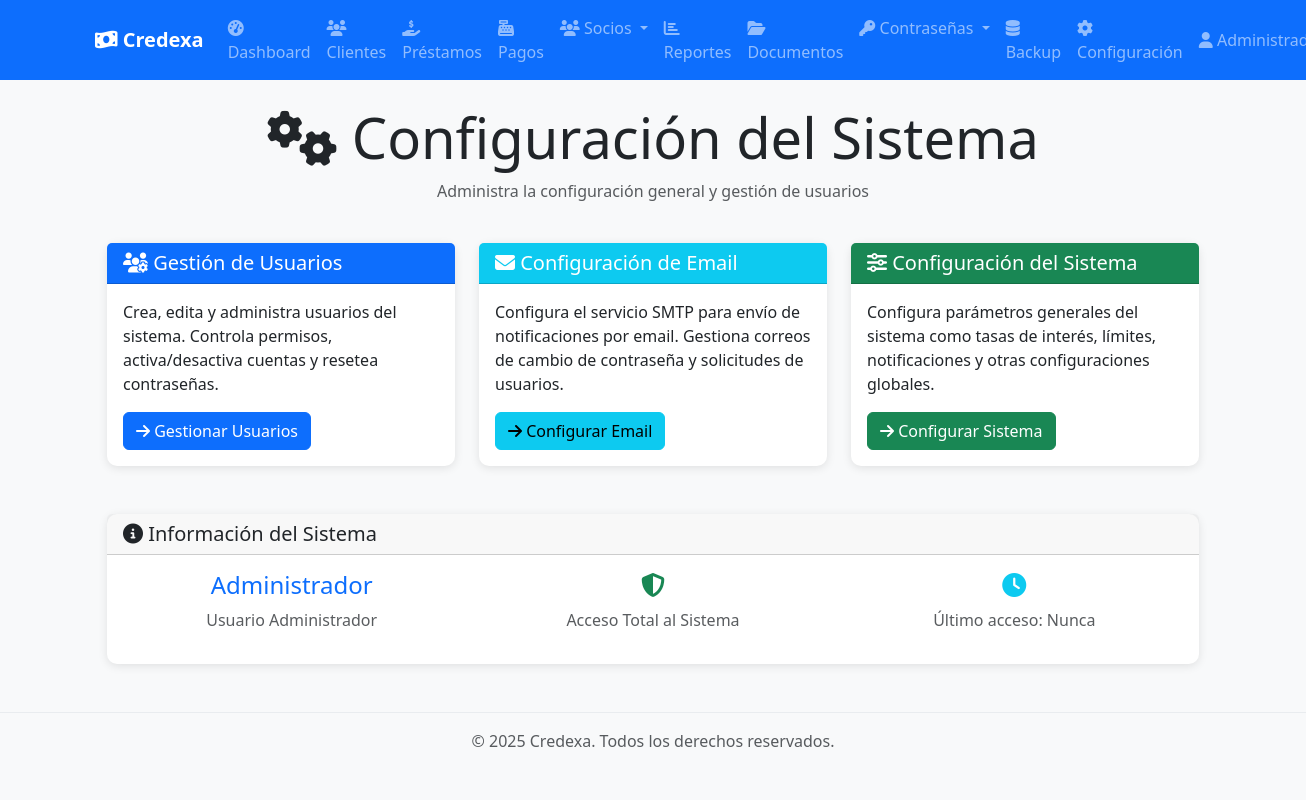
Before: /configuracion (signed in) with the older database file.
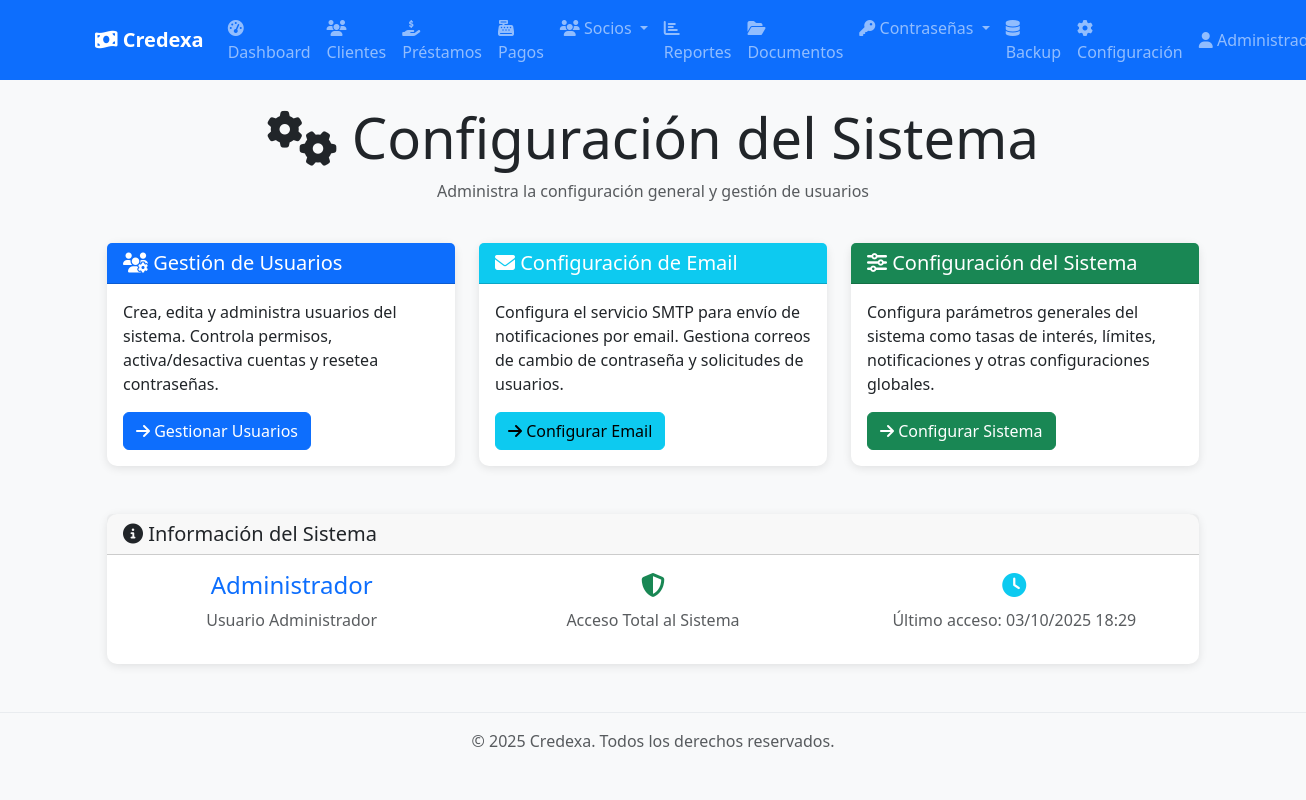
After: the same page with the newer database file.
### app/models/user.py (models this page shows, shortened)
class Usuario(Base):
    __tablename__ = "usuarios"
    id = Column(Integer, primary_key=True, index=True)
    nombre_completo = Column(String, nullable=False)
    username = Column(String, unique=True, index=True, nullable=False)
    email = Column(String, unique=True, index=True, nullable=False)
    hashed_password = Column(String, nullable=False)
    rol_id = Column(Integer, ForeignKey("roles.id"), nullable=False)
    activo = Column(Boolean, default=True, nullable=False)
    ultimo_login = Column(DateTime(timezone=True), nullable=True)
    creado_en = Column(DateTime(timezone=True), server_default=func.now())
    actualizado_en = Column(DateTime(timezone=True), onupdate=func.now())
    rol = relationship("Rol", back_populates="usuarios")
    pagos_socio = relationship("PagoSocio", back_populates="usuario", cascade="all, delete-orphan")
    documentos_subidos = relationship("Documento", back_populates="usuario_subio")
    carpetas_creadas = relationship("Carpeta", back_populates="usuario_creador")
    solicitudes_password = relationship("SolicitudPassword", back_populates="usuario", cascade="all, delete-orphan", foreign_keys="SolicitudPassword.usuario_id")
    solicitudes_respondidas = relationship("SolicitudPassword", back_populates="administrador", foreign_keys="SolicitudPassword.respondido_por")

### main.py (the view)
@app.get("/configuracion", response_class=HTMLResponse)
async def configuracion_index(
    request: Request,
    current_user: Usuario = Depends(get_current_admin_user)
):
    return templates.TemplateResponse("configuracion/index.html", {
        "request": request,
        "title": "Configuración del Sistema",
        "user": current_user
    })

### app/templates/configuracion/index.html (shortened to what this page needs)
{% extends "base.html" %}
{% block content %}
<div class="container mt-4">
    <div class="row mb-4">
        <div class="col-12">
            <h1 class="display-4 text-center">
                <i class="fas fa-cogs"></i> Configuración del Sistema
            </h1>
            <p class="text-center text-muted">Administra la configuración general y gestión de usuarios</p>
        </div>
    </div>
    <div class="row">
        <div class="col-md-4 mb-4">
            <div class="card h-100 border-primary">
                <div class="card-header bg-primary text-white">
                    <h5 class="mb-0">
                        <i class="fas fa-users-cog"></i>
                        Gestión de Usuarios
                    </h5>
                </div>
                <div class="card-body d-flex flex-column">
                    <p class="card-text">
                        Crea, edita y administra usuarios del sistema. Controla permisos,
                        activa/desactiva cuentas y resetea contraseñas.
                    </p>
                    <div class="mt-auto">
                        <a href="/configuracion/usuarios" class="btn btn-primary">
                            <i class="fas fa-arrow-right"></i>
                            Gestionar Usuarios
                        </a>
                    </div>
                </div>
            </div>
        </div>
        <div class="col-md-4 mb-4">
            <div class="card h-100 border-info">
                <div class="card-header bg-info text-white">
                    <h5 class="mb-0">
                        <i class="fas fa-envelope"></i>
                        Configuración de Email
                    </h5>
                </div>
                <div class="card-body d-flex flex-column">
                    <p class="card-text">
                        Configura el servicio SMTP para envío de notificaciones por email.
                        Gestiona correos de cambio de contraseña y solicitudes de usuarios.
                    </p>
                    <div class="mt-auto">
                        <a href="/configuracion/email" class="btn btn-info">
                            <i class="fas fa-arrow-right"></i>
                            Configurar Email
                        </a>
                    </div>
                </div>
            </div>
        </div>
        <div class="col-md-4 mb-4">
            <div class="card h-100 border-success">
                <div class="card-header bg-success text-white">
                    <h5 class="mb-0">
                        <i class="fas fa-sliders-h"></i>
                        Configuración del Sistema
                    </h5>
                </div>
                <div class="card-body d-flex flex-column">
                    <p class="card-text">
                        Configura parámetros generales del sistema como tasas de interés,
                        límites, notificaciones y otras configuraciones globales.
                    </p>
                    <div class="mt-auto">
                        <a href="/configuracion/sistema" class="btn btn-success">
                            <i class="fas fa-arrow-right"></i>
                            Configurar Sistema
                        </a>
                    </div>
                </div>
            </div>
        </div>
    </div>
    <div class="row mt-4">
        <div class="col-12">
            <div class="card">
                <div class="card-header">
                    <h5 class="mb-0">
                        <i class="fas fa-info-circle"></i>
                        Información del Sistema
                    </h5>
                </div>
                <div class="card-body">
                    <div class="row">
                        <div class="col-md-4">
                            <div class="text-center">
                                <h4 class="text-primary">{{ user.nombre_completo }}</h4>
                                <p class="text-muted">Usuario Administrador</p>
                            </div>
                        </div>
                        <div class="col-md-4">
                            <div class="text-center">
                                <h4 class="text-success">
                                    <i class="fas fa-shield-alt"></i>
                                </h4>
                                <p class="text-muted">Acceso Total al Sistema</p>
                            </div>
                        </div>
                        <div class="col-md-4">
                            <div class="text-center">
                                <h4 class="text-info">
                                    <i class="fas fa-clock"></i>
                                </h4>
                                <p class="text-muted">Último acceso: {{ user.ultimo_login | fecha_colombia if user.ultimo_login else 'Nunca' }}</p>
                            </div>
                        </div>
                    </div>
                </div>
            </div>
        </div>
    </div>
</div>
{% endblock %}

### app/templates/base.html (shortened to what this page needs)
<!DOCTYPE html>
<html lang="es">
<head>
    <link href="https://cdn.jsdelivr.net/npm/bootstrap@5.3.0/dist/css/bootstrap.min.css" rel="stylesheet">
    <link rel="stylesheet" href="https://cdnjs.cloudflare.com/ajax/libs/font-awesome/6.4.0/css/all.min.css">
    <link href="/static/css/style.css" rel="stylesheet">
</head>
<body>
    <nav class="navbar navbar-expand-lg navbar-dark bg-primary">
        <div class="container">
            <a class="navbar-brand" href="/">
                <i class="fas fa-money-bill-wave"></i>
                Credexa
            </a>
            {% if user %}
            <div class="collapse navbar-collapse" id="navbarNav">
                <ul class="navbar-nav me-auto">
                    <li class="nav-item">
                        <a class="nav-link" href="/dashboard">
                            <i class="fas fa-tachometer-alt"></i> Dashboard
                        </a>
                    </li>
                    <li class="nav-item">
                        <a class="nav-link" href="/clientes">
                            <i class="fas fa-users"></i> Clientes
                        </a>
                    </li>
                    <li class="nav-item">
                        <a class="nav-link" href="/prestamos">
                            <i class="fas fa-hand-holding-usd"></i> Préstamos
                        </a>
                    </li>
                    <li class="nav-item">
                        <a class="nav-link" href="/pagos">
                            <i class="fas fa-cash-register"></i> Pagos
                        </a>
                    </li>
                    <li class="nav-item dropdown">
                        <a class="nav-link dropdown-toggle" href="#" id="sociosDropdown" role="button" data-bs-toggle="dropdown">
                            <i class="fas fa-users"></i> Socios
                        </a>
                    </li>
                    <li class="nav-item">
                        <a class="nav-link" href="/reportes">
                            <i class="fas fa-chart-bar"></i> Reportes
                        </a>
                    </li>
                    <li class="nav-item">
                        <a class="nav-link" href="/documentos">
                            <i class="fas fa-folder-open"></i> Documentos
                        </a>
                    </li>
                    <li class="nav-item dropdown">
                        <a class="nav-link dropdown-toggle" href="#" id="passwordDropdown" role="button" data-bs-toggle="dropdown">
                            <i class="fas fa-key"></i> Contraseñas
                        </a>
                    </li>
                    {% if user.is_admin %}
                    <li class="nav-item">
                        <a class="nav-link" href="/backup">
                            <i class="fas fa-database"></i> Backup
                        </a>
                    </li>
                    <li class="nav-item">
                        <a class="nav-link" href="/configuracion">
                            <i class="fas fa-cog"></i> Configuración
                        </a>
                    </li>
                    {% endif %}
                </ul>
                <ul class="navbar-nav">
                    <li class="nav-item dropdown">
                        <a class="nav-link dropdown-toggle" href="#" id="userDropdown" role="button" data-bs-toggle="dropdown">
                            <i class="fas fa-user"></i> {{ user.nombre_completo }}
                        </a>
                    </li>
                </ul>
            </div>
            {% endif %}
        </div>
    </nav>
    <main class="{% block main_class %}container mt-4{% endblock %}">
        {% block content %}{% endblock %}
    </main>
    <footer class="bg-light text-center text-muted py-3 mt-5">
        <div class="container">
            <p>&copy; 2025 Credexa. Todos los derechos reservados.</p>
        </div>
    </footer>
</body>
</html>

### app/static/css/style.css (style rules this page uses)
:root { --primary-color: #0d6efd; --success-color: #198754; --warning-color: #ffc107; --danger-color: #dc3545; --info-color: #0dcaf0; --light-bg: #f8f9fa; --dark-text: #212529; }
body { font-family: 'Segoe UI', Tahoma, Geneva, Verdana, sans-serif; background-color: #f8f9fa; }
.navbar-brand { font-weight: bold; }
.card { border: none; border-radius: 10px; box-shadow: 0 2px 10px rgba(0, 0, 0, 0.1); transition: transform 0.2s ease-in-out, box-shadow 0.2s ease-in-out; }
.btn { border-radius: 6px; font-weight: 500; transition: all 0.2s ease-in-out; }
.nav-link { font-weight: 500; transition: color 0.2s ease; }
footer { margin-top: auto; border-top: 1px solid #e9ecef; }

Changed rows visible on the page:
changed Usuario "Administrador": ultimo_login|fecha_colombia "Nunca" → "03/10/2025 18:29"
